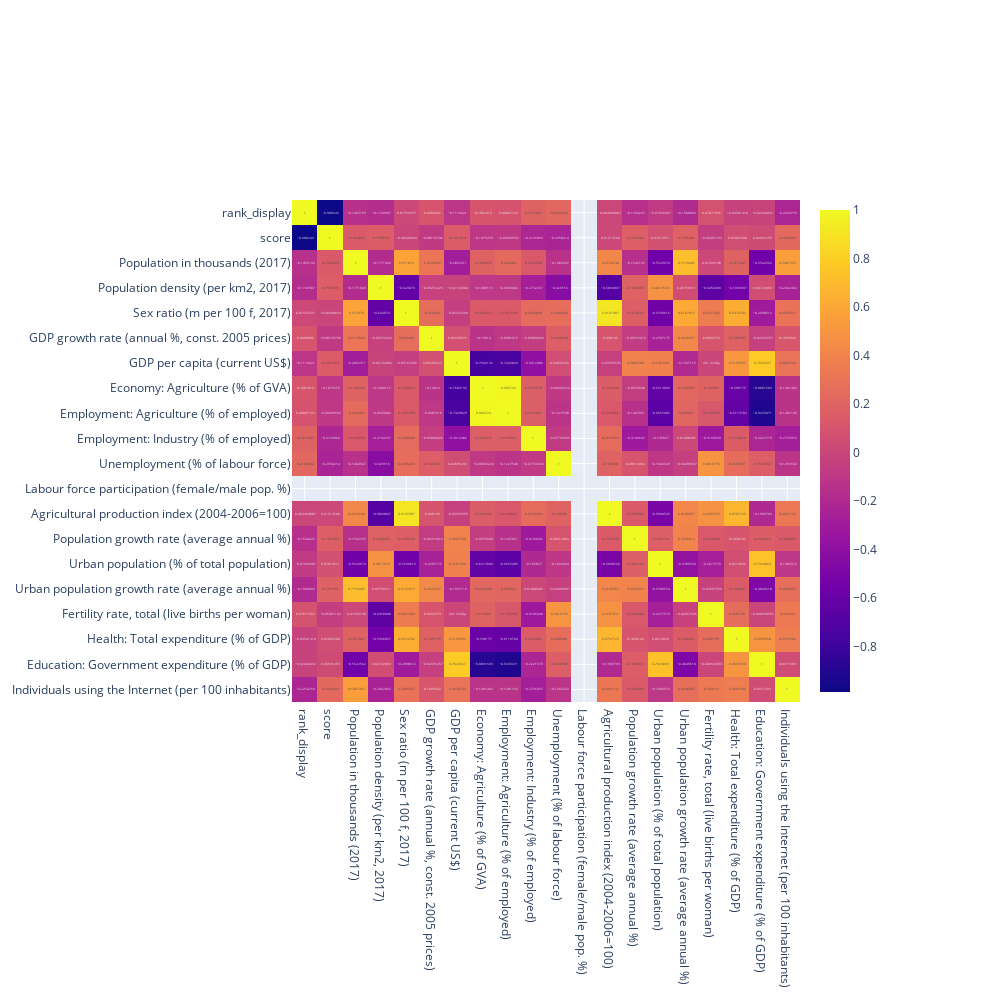

Notebook code cell kept with this figure:
### Code cell
fig = px.imshow(heatmap_df.corr(), text_auto=True, aspect="auto")
fig.update_layout(margin = dict(t=200,r=200,b=200,l=200),
    showlegend = False,
    width = 1000, height = 1000,
    autosize = False )
fig.show()

### Figure 1 — Plotly figure (JSON) as saved in the notebook; plotly's stock layout.template omitted (floating-point values rounded to 4 significant figures; data arrays with more than 128 entries replaced by an {"elided": "..."} marker saying what was removed)
{"data": [{"coloraxis": "coloraxis", "hovertemplate": "x: %{x}<br>y: %{y}<br>color: %{z}<extra></extra>", "name": "0", "texttemplate": "%{z}", "type": "heatmap", "x": ["rank_display", "score", "Population in thousands (2017)", "Population density (per km2, 2017)", "Sex ratio (m per 100 f, 2017)", "GDP growth rate (annual %, const. 2005 prices)", "GDP per capita (current US$)", "Economy: Agriculture (% of GVA)", "Employment: Agriculture (% of employed)", "Employment: Industry (% of employed)", "Unemployment (% of labour force)", "Labour force participation (female/male pop. %)", "Agricultural production index (2004-2006=100)", "Population growth rate (average annual %)", "Urban population (% of total population)", "Urban population growth rate (average annual %)", "Fertility rate, total (live births per woman)", "Health: Total expenditure (% of GDP)", "Education: Government expenditure (% of GDP)", "Individuals using the Internet (per 100 inhabitants)"], "xaxis": "x", "y": ["rank_display", "score", "Population in thousands (2017)", "Population density (per km2, 2017)", "Sex ratio (m per 100 f, 2017)", "GDP growth rate (annual %, const. 2005 prices)", "GDP per capita (current US$)", "Economy: Agriculture (% of GVA)", "Employment: Agriculture (% of employed)", "Employment: Industry (% of employed)", "Unemployment (% of labour force)", "Labour force participation (female/male pop. %)", "Agricultural production index (2004-2006=100)", "Population growth rate (average annual %)", "Urban population (% of total population)", "Urban population growth rate (average annual %)", "Fertility rate, total (live births per woman)", "Health: Total expenditure (% of GDP)", "Education: Government expenditure (% of GDP)", "Individuals using the Internet (per 100 inhabitants)"], "yaxis": "y", "z": {"elided": "20x20 float values"}}], "layout": {"autosize": false, "coloraxis": {"colorscale": [[0, "#0d0887"], [0.1111, "#46039f"], [0.2222, "#7201a8"], [0.3333, "#9c179e"], [0.4444, "#bd3786"], [0.5556, "#d8576b"], [0.6667, "#ed7953"], [0.7778, "#fb9f3a"], [0.8889, "#fdca26"], [1, "#f0f921"]]}, "height": 1000, "margin": {"b": 200, "l": 200, "r": 200, "t": 200}, "showlegend": false, "width": 1000, "xaxis": {"anchor": "y", "domain": [0, 1]}, "yaxis": {"anchor": "x", "autorange": "reversed", "domain": [0, 1]}}}
